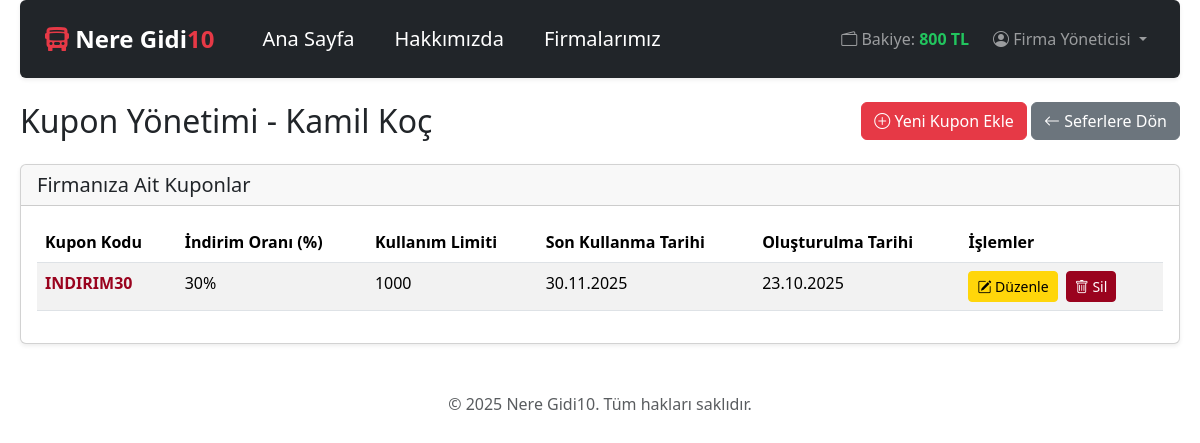
/firma_kupon_yonetimi.php (signed in), run on the app's committed database.
### tables this page shows
CREATE TABLE "Bus_Company" (
    "id" INTEGER PRIMARY KEY AUTOINCREMENT,
    "uuid" TEXT NOT NULL UNIQUE,
    "name" TEXT NOT NULL UNIQUE,
    "logo_path" TEXT,
    "created_at" DATETIME DEFAULT CURRENT_TIMESTAMP
);

CREATE TABLE "Coupons" (
    "id" INTEGER PRIMARY KEY AUTOINCREMENT,
    "uuid" TEXT NOT NULL UNIQUE,
    "code" TEXT NOT NULL UNIQUE, -- Kupon kodunun da benzersiz olması gerekir
    "discount" REAL NOT NULL, -- 0.10 (%10) gibi ondalıklı
    "company_id" TEXT, -- Eğer NULL ise genel kupon (Admin), doluysa firmaya özel
    "usage_limit" INTEGER NOT NULL DEFAULT 100,
    "expire_date" DATETIME NOT NULL,
    "created_at" DATETIME DEFAULT CURRENT_TIMESTAMP,
    FOREIGN KEY ("company_id") REFERENCES "Bus_Company"("uuid") ON DELETE CASCADE
);

### firma_kupon_yonetimi.php (the view, shortened to what this page needs)
<?php
include 'header.php';
$firma_uuid = $_SESSION['firma_uuid'];
try {
    $sorgu_firma = $vt->prepare("SELECT name FROM Bus_Company WHERE uuid = ?");
    $sorgu_firma->execute([$firma_uuid]);
    $firma = $sorgu_firma->fetch(PDO::FETCH_ASSOC);
    $firma_adi = $firma ? $firma['name'] : 'Bilinmeyen Firma';
    $sql_kuponlar = "SELECT * FROM Coupons
                     WHERE company_id = ?
                     ORDER BY created_at DESC";
    $sorgu_kuponlar = $vt->prepare($sql_kuponlar);
    $sorgu_kuponlar->execute([$firma_uuid]);
    $firma_kuponlari = $sorgu_kuponlar->fetchAll(PDO::FETCH_ASSOC);
} catch (PDOException $hata) {
    echo '<div class="alert alert-danger">Kuponlar yüklenirken bir hata oluştu: ' . $hata->getMessage() . '</div>';
    $firma_kuponlari = [];
    $firma_adi = 'Hata Oluştu';
}
?>
<div class="d-flex justify-content-between align-items-center mb-4">
    <h2 class="mb-0">Kupon Yönetimi - <?php echo htmlspecialchars($firma_adi); ?></h2>
    <div>
        <a href="kupon_ekle.php" class="btn btn-primary">
            <i class="bi bi-plus-circle"></i> Yeni Kupon Ekle
        </a>
        <a href="firma_admin_panel.php" class="btn btn-secondary">
             <i class="bi bi-arrow-left"></i> Seferlere Dön
        </a>
    </div>
</div>
<div class="card shadow-sm">
    <div class="card-header">
        <h5 class="mb-0">Firmanıza Ait Kuponlar</h5>
    </div>
    <div class="card-body">
        <?php if (empty($firma_kuponlari)): ?>
            <div class="alert alert-info">Henüz hiç kupon oluşturmamışsınız.</div>
        <?php else: ?>
            <div class="table-responsive">
                <table class="table table-striped table-hover">
                    <thead>
                        <tr>
                            <th>Kupon Kodu</th>
                            <th>İndirim Oranı (%)</th>
                            <th>Kullanım Limiti</th>
                            <th>Son Kullanma Tarihi</th>
                            <th>Oluşturulma Tarihi</th>
                            <th>İşlemler</th>
                        </tr>
                    </thead>
                    <tbody>
                        <?php foreach ($firma_kuponlari as $kupon): ?>
                            <tr>
                                <td class="fw-bold text-danger"><?php echo htmlspecialchars($kupon['code']); ?></td>
                                <td><?php echo htmlspecialchars($kupon['discount'] * 100); ?>%</td> <td><?php echo htmlspecialchars($kupon['usage_limit']); ?></td>
                                <td><?php echo date('d.m.Y', strtotime($kupon['expire_date'])); ?></td>
                                <td><?php echo date('d.m.Y', strtotime($kupon['created_at'])); ?></td>
                                <td>
                                    <a href="kupon_duzenle.php?kupon_uuid=<?php echo $kupon['uuid']; ?>" class="btn btn-warning btn-sm me-1">
                                        <i class="bi bi-pencil-square"></i> Düzenle
                                    </a>
                                    <form action="islem_kupon_sil.php" method="POST" class="d-inline" onsubmit="return confirm('Bu kuponu silmek istediğinize emin misiniz?');">
                                        <button type="submit" class="btn btn-danger btn-sm">
                                            <i class="bi bi-trash"></i> Sil
                                        </button>
                                    </form>
                                     </td>
                            </tr>
                        <?php endforeach; ?>
                    </tbody>
                </table>
            </div>
        <?php endif; ?>
    </div>
</div>
</div> <footer class="text-center text-muted mt-5 mb-3">
    &copy; <?php echo date("Y"); ?> Nere Gidi10. Tüm hakları saklıdır.
</footer>
</body>
</html>

### style.css (style rules this page uses)
.btn-primary { background-color: #E63946 !important; border-color: #E63946 !important; color: #fff !important; }
.btn-danger { background-color: #9A031E !important; border-color: #9A031E !important; color: #fff !important; }
.text-danger { color: #9A031E !important; }
.btn-warning { background-color: #FFD60A !important; border-color: #FFD60A !important; color: #000 !important; }
body { padding-left: 20px !important; padding-right: 20px !important; }

### header.php (style rules this page uses)
body { font-family: system-ui, -apple-system, "Segoe UI", Roboto, "Helvetica Neue", "Noto Sans", "Liberation Sans", Arial, sans-serif, "Apple Color Emoji", "Segoe UI Emoji", "Segoe UI Symbol", "Noto Color Emoji"; }

### data on the page
bus_company: name "Kamil Koç"
coupons: code "INDIRIM30", $kupon['discount']*100 "30", usage_limit "1000", expire_date "30.11.2025", created_at "23.10.2025"

### other printed values
$_SESSION['kullanici_bakiyesi'] "800"
$_SESSION['kullanici_adi'] "Firma Yöneticisi"
